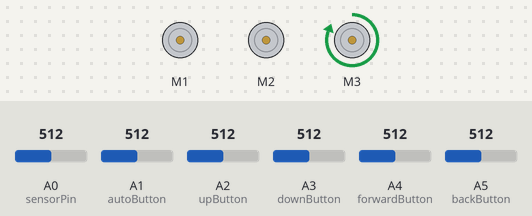
Bench run of a sketch on a simulated Arduino Uno, built with avr-gcc and run on an emulated ATmega328P. Parts: 3 × DC motor (green arrow = forward, orange = backward, longer = faster). Inputs (shaded band) come from the test bench; at power-on: A1 (autoButton) = 512, A0 (sensorPin) = 512, A2 (upButton) = 512, A3 (downButton) = 512, A4 (forwardButton) = 512, A5 (backButton) = 512. What the sketch prints to the serial monitor is not drawn.

Above: at 1.2 s.
1.3 s: A1 (autoButton) set to 783
4.3 s: A1 (autoButton) set to 813
At 5.9 s:
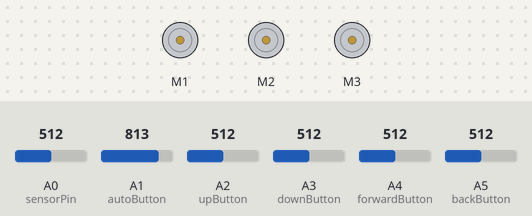
7.3 s: A0 (sensorPin) set to 533
10.3 s: A0 (sensorPin) set to 562
At 11.0 s:
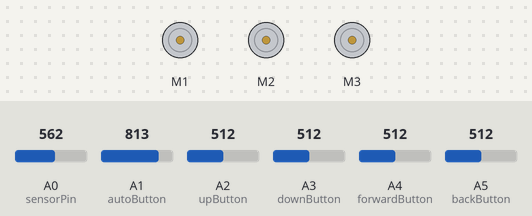
13.3 s: A2 (upButton) set to 789
16.3 s: A2 (upButton) set to 815
At 16.9 s:
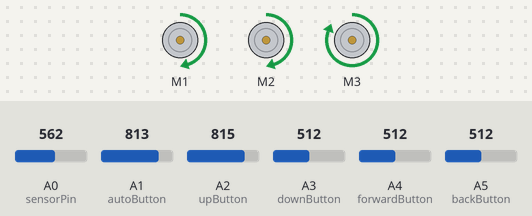
Timing chart, 0 to 19.3 s (numbered marks = the images above; inputs shaded):
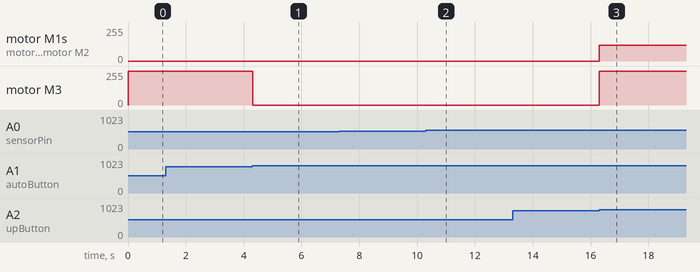

Measured:
- the behaviour switches between 800 and 801 on A1 (autoButton) (found by bisection; images 0 and 1)
- the behaviour switches between 800 and 801 on A2 (upButton) (found by bisection; images 2 and 3)
- after the input at 4.3 s, motor M3: forward 255/255 → stopped at once
- after the input at 10.3 s, motor M3: stays stopped (without the input it goes to forward 255/255 after 3.0 s)
- after the input at 16.3 s, motor M1, motor M2: stopped → forward 120/255 at once; motor M3: stopped → forward 255/255 at once

The sketch:

tenzing_arduino.ino
```cpp
#include <AFMotor.h>
//#include <Servo.h>

// DC motor on M1,2,3
AF_DCMotor motor_R(1);
AF_DCMotor motor_L(2);
AF_DCMotor motor_S(3);

#define sensorPin 0

#define autoButton 1
#define upButton  2
#define downButton 3
#define forwardButton 4
#define backButton 5

int driveSpeed = 120;

int sensorVal = 0;
int sensorThreshold = 500;
int sensorTol = 50;


int autoVal = 0;
int upVal = 0;
int downVal = 0;
int forwardVal = 0;
int backVal = 0;

bool autoFlag = true;

bool debug = false;

void setup() {
  Serial.begin(9600);           // set up Serial library at 9600 bps
  Serial.println("****************");
  Serial.println("Tenzing Starting");
  Serial.println("****************");


  // turn on motor #2
  motor_R.setSpeed(200);
  motor_R.run(RELEASE);

  motor_L.setSpeed(200);
  motor_L.run(RELEASE);

  motor_S.setSpeed(200);
  motor_S.run(RELEASE);
}

int i;

// Test the DC motor, stepper and servo ALL AT ONCE!
void loop() {

//  Read Values
  sensorVal = analogRead(sensorPin);
  autoVal = analogRead(autoButton);
  upVal = analogRead(upButton);
  downVal = analogRead(downButton);
  forwardVal = analogRead(forwardButton);
  backVal = analogRead(backButton);


//Optional Print Values
  if (debug){

    Serial.print("Auto value is: ");
    Serial.println(autoVal);

    Serial.print("Up value is: ");
    Serial.println(upVal);

    Serial.print("Down value is: ");
    Serial.println(downVal);

    Serial.print("Forward value is: ");
    Serial.println(forwardVal);

    Serial.print("Back value is: ");
    Serial.println(backVal);
  }

// Set or unset autoFlag
// 800 is a misc. button threshold
  if (autoVal > 800){
    if (autoFlag){
      autoFlag = false;
    }
    else{
      autoFlag = true;
    }
  }

//Autonomous control
  if (autoFlag){
    Serial.print("Sensor value is: ");
    Serial.println(sensorVal);

    if (sensorVal < sensorThreshold - sensorTol){
      motor_R.run(BACKWARD);
      motor_L.run(BACKWARD);
      motor_R.setSpeed(driveSpeed);
      motor_L.setSpeed(driveSpeed);
      motor_S.setSpeed(0);
    }
    else if (sensorVal > sensorThreshold + sensorTol) {
      motor_R.run(FORWARD);
      motor_L.run(FORWARD);
      motor_R.setSpeed(driveSpeed);
      motor_L.setSpeed(driveSpeed);
      motor_S.setSpeed(0);
    }
    else{
      motor_R.setSpeed(0);
      motor_L.setSpeed(0);
      motor_S.run(FORWARD);
      motor_S.setSpeed(255);
    }

  }

//Manual Control
  else{
    if (upVal > 800){
      motor_S.run(FORWARD);
      motor_S.setSpeed(255);
    }
    else if (downVal > 800){
      motor_S.run(BACKWARD);
      motor_S.setSpeed(255);
    }
    else if (forwardVal > 800){
      motor_R.run(FORWARD);
      motor_L.run(FORWARD);
      motor_R.setSpeed(driveSpeed);
      motor_L.setSpeed(driveSpeed);
    }
    else if (backVal > 800){
      motor_R.run(BACKWARD);
      motor_L.run(BACKWARD);
      motor_R.setSpeed(driveSpeed);
      motor_L.setSpeed(driveSpeed);
    }
    else{
      motor_R.setSpeed(0);
      motor_L.setSpeed(0);
      motor_S.setSpeed(0);
    }
  }

 }
```
